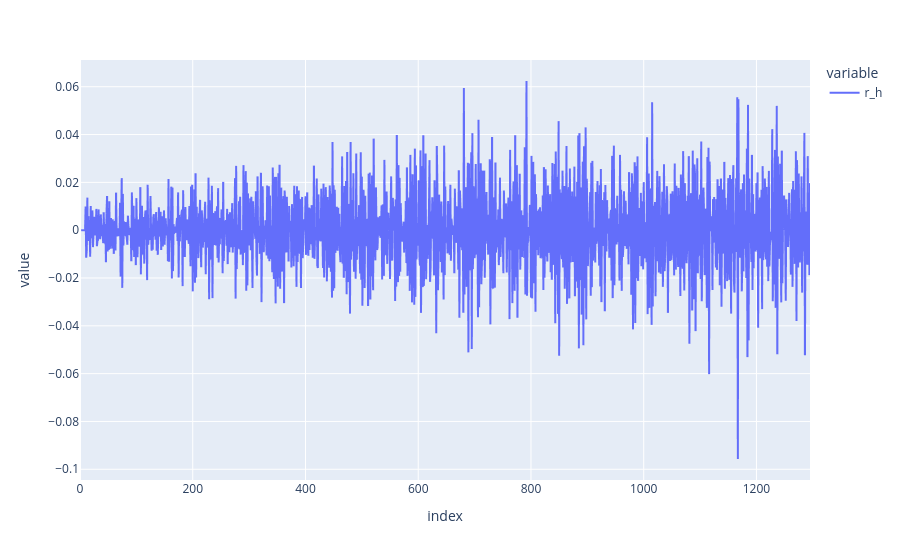

The notebook cell this image was saved under:
### Code cell
df[var].diff().diff().plot()

### Figure 1 — Plotly figure (JSON) as saved in the notebook; plotly's stock layout.template omitted (floating-point values rounded to 4 significant figures; data arrays with more than 128 entries replaced by an {"elided": "..."} marker saying what was removed)
{"data": [{"hovertemplate": "variable=r_h<br>index=%{x}<br>value=%{y}<extra></extra>", "legendgroup": "r_h", "line": {"color": "#636efa", "dash": "solid"}, "marker": {"symbol": "circle"}, "mode": "lines", "name": "r_h", "showlegend": true, "type": "scattergl", "x": {"elided": "1296 int values"}, "xaxis": "x", "y": {"elided": "1296 float values"}, "yaxis": "y"}], "layout": {"autosize": true, "legend": {"title": {"text": "variable"}, "tracegroupgap": 0}, "margin": {"t": 60}, "xaxis": {"anchor": "y", "autorange": true, "domain": [0, 1], "range": [0, 1295], "title": {"text": "index"}, "type": "linear"}, "yaxis": {"anchor": "x", "autorange": true, "domain": [0, 1], "range": [-0.1045, 0.07118], "title": {"text": "value"}, "type": "linear"}}}
